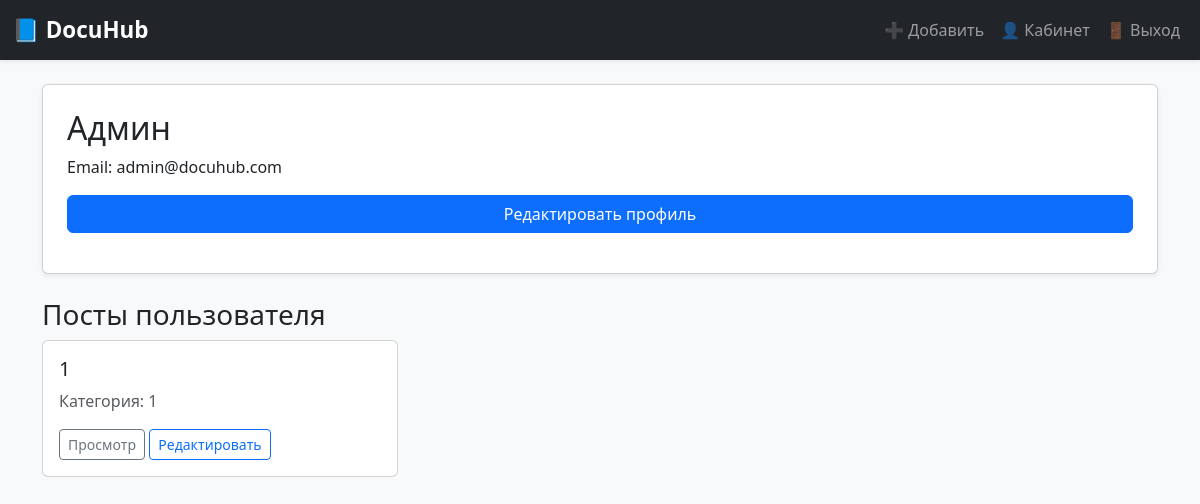
/user/2 (signed in), run on the app's committed database.
### app/models.py (models this page shows)
class User(UserMixin, db.Model):
    id = db.Column(db.Integer, primary_key=True)
    username = db.Column(db.String(100), unique=True, nullable=False)
    email = db.Column(db.String(100), unique=True, nullable=False)
    password = db.Column(db.String(255), nullable=False)

class Documentation(db.Model):
    id = db.Column(db.Integer, primary_key=True)
    title = db.Column(db.String(200), nullable=False)
    content = db.Column(db.Text, nullable=False)
    category = db.Column(db.String(100), nullable=False)
    created_by = db.Column(db.Integer, db.ForeignKey('user.id'))
    author = db.relationship('User', backref='docs', lazy=True)

### app/routes.py (the view)
@bp.route('/user/<int:user_id>')
def user_profile(user_id):
    user = User.query.get_or_404(user_id)
    docs = Documentation.query.filter_by(created_by=user.id).all()
    return render_template('user_profile.html', user=user, docs=docs)

### app/__init__.py (called while the page is built)
def create_app():
    app = Flask(__name__, instance_relative_config=True)
    app.config.from_object(Config)
    db.init_app(app)
    login_manager.init_app(app)
    login_manager.login_view = 'main.login'
    @login_manager.user_loader
    def load_user(user_id):
        from app.models import User
        return User.query.get(int(user_id))
    from app.routes import bp
    app.register_blueprint(bp)
    with app.app_context():
        from app.models import User, Documentation
        db.create_all()
    return app

### app/templates/user_profile.html
{% extends 'base.html' %}
{% block content %}
<div class="card p-4 mb-4 shadow-sm">
    <h2>{{ user.username }}</h2>
    <p>Email: {{ user.email }}</p>
    {% if current_user.is_authenticated and current_user.id == user.id %}
        <a href="{{ url_for('main.edit_profile', user_id=user.id) }}" class="btn btn-primary mb-3">Редактировать профиль</a>
    {% endif %}
</div>
<h3>Посты пользователя</h3>
{% if docs %}
  <div class="row">
    {% for doc in docs %}
    <div class="col-md-4 mb-3">
      <div class="card card-hover">
        <div class="card-body">
          <h5 class="card-title">{{ doc.title }}</h5>
          <p class="card-text text-muted">Категория: {{ doc.category }}</p>
          <a href="{{ url_for('main.view_doc', doc_id=doc.id) }}" class="btn btn-sm btn-outline-secondary">Просмотр</a>
          {% if current_user.is_authenticated and current_user.id == user.id %}
            <a href="{{ url_for('main.user_edit_doc', doc_id=doc.id) }}" class="btn btn-sm btn-outline-primary">Редактировать</a>
          {% endif %}
        </div>
      </div>
    </div>
    {% endfor %}
  </div>
{% else %}
  <p>У пользователя пока нет постов.</p>
{% endif %}
{% endblock %}

### app/static/css/style.css (style rules this page uses)
body { background: #f8f9fa; font-family: "Segoe UI", sans-serif; }
.card-hover { transition: transform 0.3s ease; }
.card-hover { transition: transform 0.3s ease, box-shadow 0.3s ease; }

### data on the page
User: username "Админ", email "admin@docuhub.com"
Documentation: title "1", category "1"
